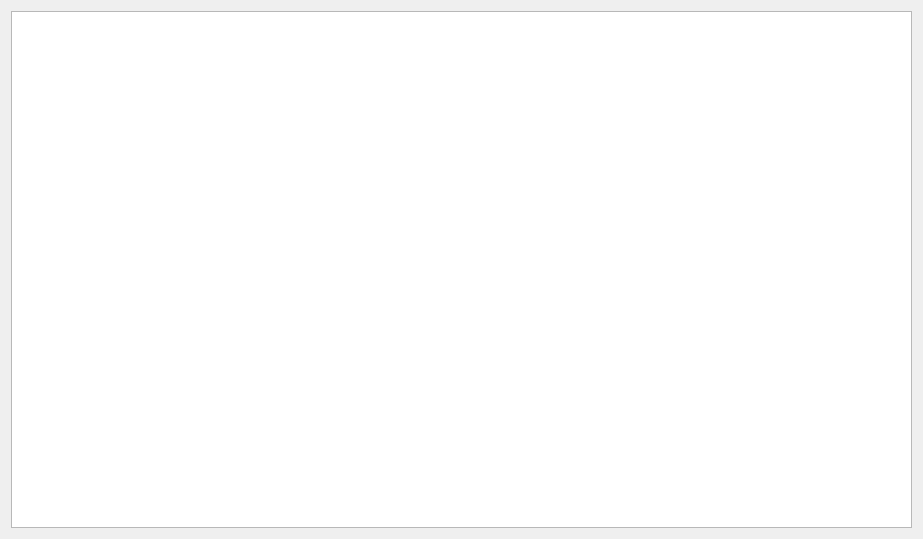
<?xml version="1.0" encoding="UTF-8"?>
<ui version="4.0">
 <class>MainWindow</class>
 <widget class="QMainWindow" name="MainWindow">
  <property name="geometry">
   <rect>
    <x>0</x>
    <y>0</y>
    <width>923</width>
    <height>539</height>
   </rect>
  </property>
  <property name="windowTitle">
   <string>MainWindow</string>
  </property>
  <widget class="QWidget" name="centralWidget">
   <property name="enabled">
    <bool>true</bool>
   </property>
   <property name="sizePolicy">
    <sizepolicy hsizetype="Preferred" vsizetype="Preferred">
     <horstretch>1</horstretch>
     <verstretch>1</verstretch>
    </sizepolicy>
   </property>
   <layout class="QGridLayout" name="gridLayout">
    <item row="0" column="0">
     <widget class="QGraphicsView" name="graphicsView"/>
    </item>
   </layout>
  </widget>
 </widget>
 <layoutdefault spacing="6" margin="11"/>
 <resources/>
 <connections/>
</ui>
